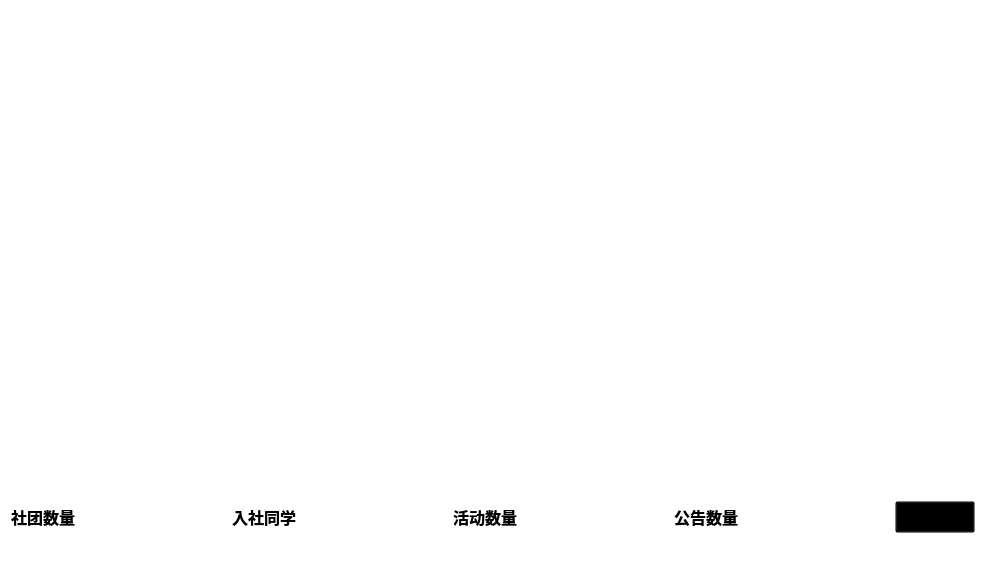
<?xml version="1.0" encoding="UTF-8"?>
<ui version="4.0">
 <class>infoDispaly</class>
 <widget class="QWidget" name="infoDispaly">
  <property name="geometry">
   <rect>
    <x>0</x>
    <y>0</y>
    <width>986</width>
    <height>584</height>
   </rect>
  </property>
  <property name="windowTitle">
   <string>Form</string>
  </property>
  <property name="styleSheet">
   <string notr="true">QWidget{
    background-color:rgba(0,0,0,0);
}</string>
  </property>
  <layout class="QVBoxLayout" name="verticalLayout">
   <item>
    <widget class="SlideShow" name="widgetShow" native="true"/>
   </item>
   <item>
    <spacer name="verticalSpacer">
     <property name="orientation">
      <enum>Qt::Vertical</enum>
     </property>
     <property name="sizeHint" stdset="0">
      <size>
       <width>20</width>
       <height>40</height>
      </size>
     </property>
    </spacer>
   </item>
   <item>
    <layout class="QVBoxLayout" name="verticalLayout_2">
     <item>
      <widget class="QTableView" name="tableView">
       <property name="styleSheet">
        <string notr="true">QTableView{
    background-color:rgba(0,0,0,0);
}</string>
       </property>
      </widget>
     </item>
     <item>
      <widget class="QTableView" name="tableView_action">
       <property name="styleSheet">
        <string notr="true">QTableView{
    background-color:rgba(0,0,0,0);
}</string>
       </property>
      </widget>
     </item>
    </layout>
   </item>
   <item>
    <spacer name="verticalSpacer_2">
     <property name="orientation">
      <enum>Qt::Vertical</enum>
     </property>
     <property name="sizeHint" stdset="0">
      <size>
       <width>20</width>
       <height>47</height>
      </size>
     </property>
    </spacer>
   </item>
   <item>
    <layout class="QHBoxLayout" name="horizontalLayout">
     <item>
      <widget class="QLabel" name="label">
       <property name="font">
        <font>
         <pointsize>12</pointsize>
         <weight>75</weight>
         <bold>true</bold>
        </font>
       </property>
       <property name="text">
        <string>社团数量</string>
       </property>
      </widget>
     </item>
     <item>
      <spacer name="horizontalSpacer">
       <property name="orientation">
        <enum>Qt::Horizontal</enum>
       </property>
       <property name="sizeHint" stdset="0">
        <size>
         <width>40</width>
         <height>20</height>
        </size>
       </property>
      </spacer>
     </item>
     <item>
      <widget class="QLabel" name="label_2">
       <property name="font">
        <font>
         <pointsize>12</pointsize>
         <weight>75</weight>
         <bold>true</bold>
        </font>
       </property>
       <property name="text">
        <string>入社同学</string>
       </property>
      </widget>
     </item>
     <item>
      <spacer name="horizontalSpacer_2">
       <property name="orientation">
        <enum>Qt::Horizontal</enum>
       </property>
       <property name="sizeHint" stdset="0">
        <size>
         <width>40</width>
         <height>20</height>
        </size>
       </property>
      </spacer>
     </item>
     <item>
      <widget class="QLabel" name="label_3">
       <property name="font">
        <font>
         <pointsize>12</pointsize>
         <weight>75</weight>
         <bold>true</bold>
        </font>
       </property>
       <property name="text">
        <string>活动数量</string>
       </property>
      </widget>
     </item>
     <item>
      <spacer name="horizontalSpacer_3">
       <property name="orientation">
        <enum>Qt::Horizontal</enum>
       </property>
       <property name="sizeHint" stdset="0">
        <size>
         <width>40</width>
         <height>20</height>
        </size>
       </property>
      </spacer>
     </item>
     <item>
      <widget class="QLabel" name="label_4">
       <property name="font">
        <font>
         <pointsize>12</pointsize>
         <weight>75</weight>
         <bold>true</bold>
        </font>
       </property>
       <property name="text">
        <string>公告数量</string>
       </property>
      </widget>
     </item>
     <item>
      <spacer name="horizontalSpacer_4">
       <property name="orientation">
        <enum>Qt::Horizontal</enum>
       </property>
       <property name="sizeHint" stdset="0">
        <size>
         <width>40</width>
         <height>20</height>
        </size>
       </property>
      </spacer>
     </item>
     <item>
      <widget class="QPushButton" name="pushButton">
       <property name="font">
        <font>
         <pointsize>12</pointsize>
         <weight>75</weight>
         <bold>true</bold>
        </font>
       </property>
       <property name="styleSheet">
        <string notr="true">QPushButton{
    background-color:rgba(0,0,0,0);
}</string>
       </property>
       <property name="text">
        <string>申请参加</string>
       </property>
      </widget>
     </item>
    </layout>
   </item>
   <item>
    <spacer name="verticalSpacer_3">
     <property name="orientation">
      <enum>Qt::Vertical</enum>
     </property>
     <property name="sizeHint" stdset="0">
      <size>
       <width>20</width>
       <height>40</height>
      </size>
     </property>
    </spacer>
   </item>
  </layout>
 </widget>
 <customwidgets>
  <customwidget>
   <class>SlideShow</class>
   <extends>QWidget</extends>
   <header location="global">slideshow.h</header>
   <container>1</container>
  </customwidget>
 </customwidgets>
 <resources/>
 <connections/>
</ui>
